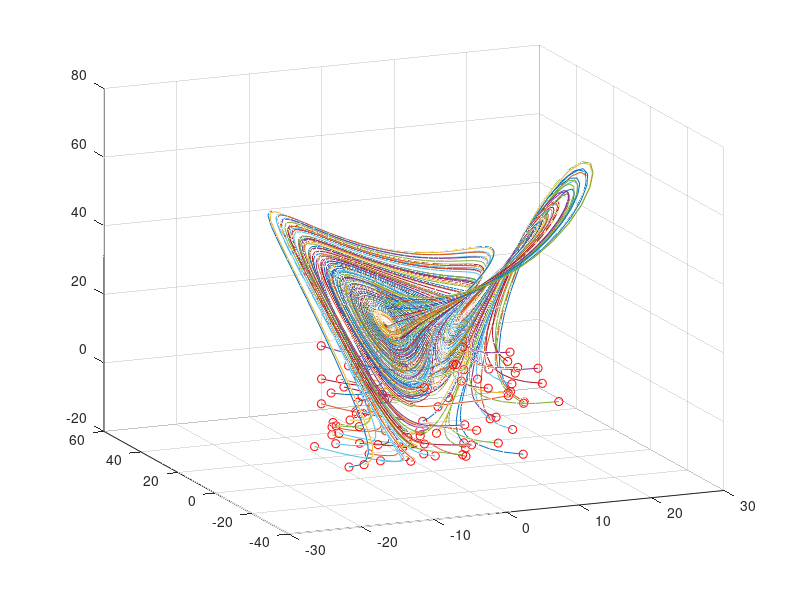

Reproduce this figure in MATLAB.
clear all, close all

% Simulate Lorenz system
dt=0.01; T=8; t=0:dt:T;
b=8/3; sig=10; r=28;

Lorenz = @(t,x)([ sig * (x(2) - x(1))       ; ...
                  r * x(1)-x(1) * x(3) - x(2) ; ...
                  x(1) * x(2) - b*x(3)         ]);              
ode_options = odeset('RelTol',1e-10, 'AbsTol',1e-11);

input=[]; output=[];
all_ys = [];

for j=1:100  % training trajectories
    % Randomly choose initial condition to generate a tracjectory
    x0=30*(rand(3,1)-0.5);
    [t,y] = ode45(Lorenz,t,x0);
    
    % input is the set of (x,y,z) at time t
    % output is the set of (x,y,z) at time t + dt
    % Thus, the neural net will be trained to move forward 
%     input=[input; y(1:end-1,:)];
%     output=[output; y(2:end,:)];
    all_ys = [all_ys; y];
    plot3(y(:,1),y(:,2),y(:,3)), hold on
    plot3(x0(1),x0(2),x0(3),'ro')
end
grid on, view(-23,18)
% 

save('lorenz.mat', 'all_ys')


%%
% net = feedforwardnet([10 10 10]);
% net.layers{1}.transferFcn = 'logsig';
% net.layers{2}.transferFcn = 'radbas';
% net.layers{3}.transferFcn = 'purelin';
% net = train(net,input.',output.');
% 
% 
% %%
% figure(2)
% x0=20*(rand(3,1)-0.5);
% [t,y] = ode45(Lorenz,t,x0);
% plot3(y(:,1),y(:,2),y(:,3)), hold on
% plot3(x0(1),x0(2),x0(3),'ro','Linewidth',[2])
% grid on
% 
% ynn(1,:)=x0;
% for jj=2:length(t)
%     y0=net(x0);
%     ynn(jj,:)=y0.'; x0=y0;
% end
% plot3(ynn(:,1),ynn(:,2),ynn(:,3),':','Linewidth',[2])
% 
% figure(3)
% subplot(3,2,1), plot(t,y(:,1),t,ynn(:,1),'Linewidth',[2])
% subplot(3,2,3), plot(t,y(:,2),t,ynn(:,2),'Linewidth',[2])
% subplot(3,2,5), plot(t,y(:,3),t,ynn(:,3),'Linewidth',[2])
% 
% 
% figure(2)
% x0=20*(rand(3,1)-0.5);
% [t,y] = ode45(Lorenz,t,x0);
% plot3(y(:,1),y(:,2),y(:,3)), hold on
% plot3(x0(1),x0(2),x0(3),'ro','Linewidth',[2])
% grid on
% 
% ynn(1,:)=x0;
% for jj=2:length(t)
%     y0=net(x0);
%     ynn(jj,:)=y0.'; x0=y0;
% end
% plot3(ynn(:,1),ynn(:,2),ynn(:,3),':','Linewidth',[2])
% 
% figure(3)
% subplot(3,2,2), plot(t,y(:,1),t,ynn(:,1),'Linewidth',[2])
% subplot(3,2,4), plot(t,y(:,2),t,ynn(:,2),'Linewidth',[2])
% subplot(3,2,6), plot(t,y(:,3),t,ynn(:,3),'Linewidth',[2])
% 
% %%
% figure(2), view(-75,15)
% figure(3)
% subplot(3,2,1), set(gca,'Fontsize',[15],'Xlim',[0 8])
% subplot(3,2,2), set(gca,'Fontsize',[15],'Xlim',[0 8])
% subplot(3,2,3), set(gca,'Fontsize',[15],'Xlim',[0 8])
% subplot(3,2,4), set(gca,'Fontsize',[15],'Xlim',[0 8])
% subplot(3,2,5), set(gca,'Fontsize',[15],'Xlim',[0 8])
% subplot(3,2,6), set(gca,'Fontsize',[15],'Xlim',[0 8])
% legend('Lorenz','NN')